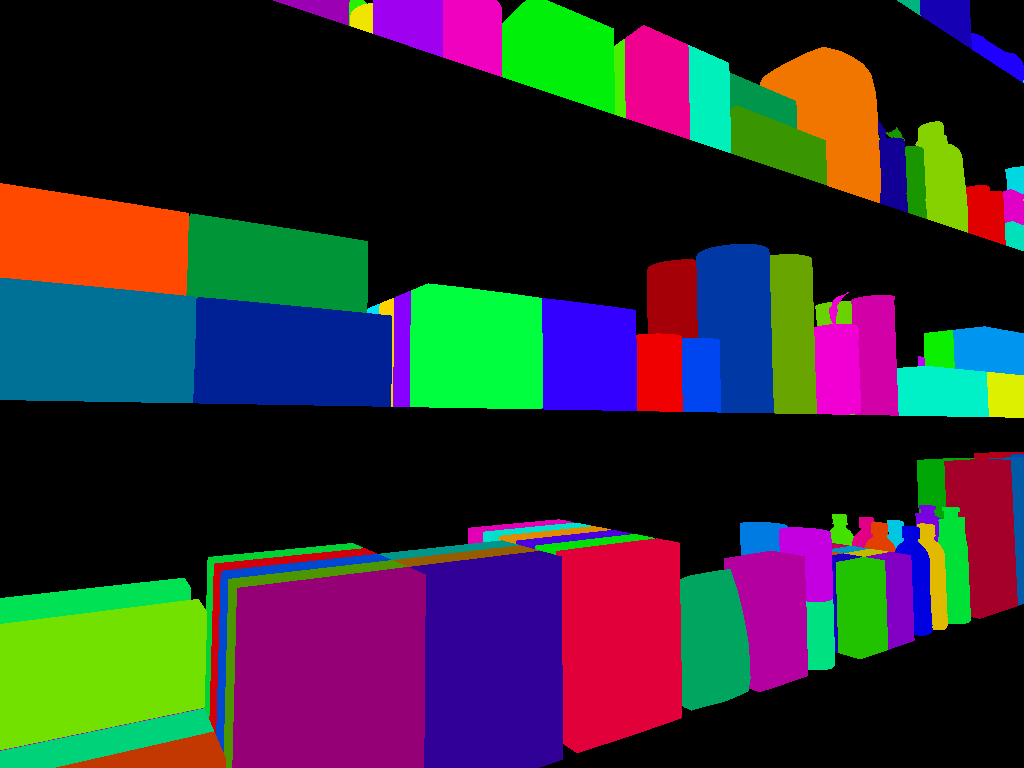
#> input picture examples/groceries/sequence.0/step0.camera.InstanceSegmentation.png, 1024 x 768 px, found by its file name
$ jupyter execute occlusion_tester.py.ipynb
#> lines starting #> are read from the running program, lines starting #| are printed output that depends on the picture
[cell 1]
import PIL.Image

path = '/mnt/d/PerceptionOutput/this_is_the_end/groceries/solo_7/sequence.0/step0.camera.InstanceSegmentation.png'

[cell 2]
img = PIL.Image.open(path)
#> img is the input picture: PIL image 1024x768 RGBA; mean R, G, B, A 48.8, 45.5, 49.7, 255
img.show()

[cell 3]
instances_to_color = {
    346: [0, 180, 127, 255],
    93: [41, 240, 0, 255],
    366: [
        156,
        0,
        180,
        255
    ],
    96: [
        240,
        229,
        0,
        255
    ],
    348: [
        22,
        0,
        180,
        255
    ],
    97: [
        159,
        0,
        240,
        255
    ],
    102: [
        240,
        0,
        191,
        255
    ],
    231: [
        0,
        210,
        191,
        255
    ],
    28: [
        31,
        0,
        255,
        255
    ],
    106: [
        0,
        240,
        9,
        255
    ],
    114: [
        72,
        240,
        0,
        255
    ],
    461: [
        0,
        150,
        75,
        255
    ],
    127: [
        22,
        240,
        0,
        255
    ],
    115: [
        240,
        0,
        142,
        255
    ],
    124: [
        0,
        240,
        188,
        255
    ],
    464: [
        57,
        150,
        0,
        255
    ],
    146: [
        0,
        216,
        225,
        255
    ],
    147: [
        225,
        168,
        0,
        255
    ],
    125: [
        240,
        118,
        0,
        255
    ],
    476: [
        18,
        0,
        150,
        255
    ],
    477: [
        26,
        150,
        0,
        255
    ],
    132: [
        225,
        0,
        197,
        255
    ],
    250: [
        133,
        210,
        0,
        255
    ],
    129: [
        225,
        0,
        0,
        255
    ],
    133: [
        0,
        225,
        187,
        255
    ],
    48: [
        255,
        73,
        0,
        255
    ],
    482: [
        0,
        150,
        56,
        255
    ],
    52: [
        0,
        225,
        255,
        255
    ],
    440: [
        165,
        0,
        8,
        255
    ],
    76: [
        190,
        0,
        240,
        255
    ],
    72: [
        10,
        240,
        0,
        255
    ],
    74: [
        0,
        150,
        240,
        255
    ],
    479: [
        0,
        113,
        150,
        255
    ],
    54: [
        136,
        0,
        255,
        255
    ],
    53: [
        255,
        211,
        0,
        255
    ],
    484: [
        0,
        32,
        150,
        255
    ],
    55: [
        0,
        255,
        62,
        255
    ],
    62: [
        51,
        0,
        255,
        255
    ],
    65: [
        240,
        0,
        0,
        255
    ],
    441: [
        0,
        56,
        165,
        255
    ],
    66: [
        0,
        70,
        240,
        255
    ],
    442: [
        104,
        165,
        0,
        255
    ],
    229: [
        106,
        210,
        0,
        255
    ],
    68: [
        240,
        0,
        210,
        255
    ],
    230: [
        210,
        0,
        167,
        255
    ],
    69: [
        0,
        240,
        200,
        255
    ],
    75: [
        220,
        240,
        0,
        255
    ],
    343: [
        0,
        76,
        180,
        255
    ],
    342: [
        180,
        0,
        23,
        255
    ],
    426: [
        0,
        165,
        6,
        255
    ],
    182: [
        120,
        0,
        225,
        255
    ],
    167: [
        0,
        225,
        205,
        255
    ],
    168: [
        225,
        139,
        0,
        255
    ],
    166: [
        225,
        0,
        179,
        255
    ],
    178: [
        67,
        225,
        0,
        255
    ],
    180: [
        0,
        198,
        225,
        255
    ],
    179: [
        225,
        0,
        133,
        255
    ],
    286: [
        195,
        0,
        90,
        255
    ],
    169: [
        74,
        0,
        225,
        255
    ],
    176: [
        225,
        64,
        0,
        255
    ],
    287: [
        0,
        147,
        195,
        255
    ],
    283: [
        195,
        81,
        0,
        255
    ],
    172: [
        0,
        123,
        225,
        255
    ],
    170: [
        0,
        225,
        8,
        255
    ],
    288: [
        195,
        186,
        0,
        255
    ],
    487: [
        0,
        150,
        137,
        255
    ],
    488: [
        150,
        93,
        0,
        255
    ],
    174: [
        196,
        0,
        225,
        255
    ],
    428: [
        0,
        90,
        165,
        255
    ],
    427: [
        165,
        0,
        42,
        255
    ],
    183: [
        0,
        225,
        55,
        255
    ],
    162: [
        0,
        225,
        83,
        255
    ],
    181: [
        225,
        186,
        0,
        255
    ],
    177: [
        0,
        1,
        225,
        255
    ],
    289: [
        129,
        0,
        195,
        255
    ],
    284: [
        24,
        0,
        195,
        255
    ],
    285: [
        33,
        195,
        0,
        255
    ],
    175: [
        0,
        225,
        130,
        255
    ],
    324: [
        180,
        0,
        158,
        255
    ],
    431: [
        0,
        165,
        95,
        255
    ],
    247: [
        0,
        210,
        51,
        255
    ],
    248: [
        210,
        0,
        10,
        255
    ],
    165: [
        114,
        225,
        0,
        255
    ],
    238: [
        183,
        0,
        210,
        255
    ],
    249: [
        0,
        72,
        210,
        255
    ],
    171: [
        225,
        0,
        57,
        255
    ],
    489: [
        49,
        0,
        150,
        255
    ],
    486: [
        150,
        0,
        119,
        255
    ],
    485: [
        76,
        150,
        0,
        255
    ],
    304: [
        195,
        56,
        0,
        255
    ],
    239: [
        0,
        210,
        121,
        255
    ],
}

[cell 4]
print(f'instances_to_color: {instances_to_color}')

[cell 5]
import numpy as np

[cell 6]
def _instances_to_palette(color_map):

    print(f'instances to palette')

    palette_data = np.full(256 * 3, 0, dtype=np.uint8)
    id_to_index_map = {}
    curr = 0

    if len(color_map) > 256:
        print(f"Occlusion heatmap only supports up to 256 unique instances, received: {len(color_map)}")
        return palette_data

    print(f'instances length: {len(color_map)}')

    for i in color_map:
        print(f'i: {i}')
        id_to_index_map[i] = curr
        idx = curr * 3
        print(f'idx: {idx}')
        print(f'color: {color_map[i][0:3]}')

        palette_data[idx: idx + 3] = color_map[i][0:3]
        curr += 1

    return palette_data, id_to_index_map

[cell 7]
pal_d, idx_to_id_map = _instances_to_palette(instances_to_color)

[cell 8]
print(f'pal_d: {pal_d}')
print(f'idx_to_id_map: {idx_to_id_map}')

[cell 9]
def _create_palettized_image(palette):
    p_img = PIL.Image.new('P', (16, 16))
#> p_img: PIL image 16x16 P; every value is 0
    p_img.putpalette(palette)
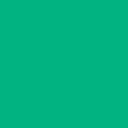
#> p_img: PIL image 16x16 P (shown 8 times larger); mean R, G, B 0, 180, 127
    return p_img

[cell 10]
pal_img = _create_palettized_image(pal_d)

[cell 11]
img.load()
pal_img.load()
new_img = img.im.convert("P", 0, pal_img.im)
np_new_img = np.asarray(new_img)

[cell 12]
print(f'np_new_img: {np_new_img}')

[cell 13]
oc_ann = {
         283:  0.005178843,
         28:  0.210799262,
         284:  0.102100737,
         285:  0.999723136,
         286:  0.015165926,
         287:  0.04215207,
         288:  0.04687156,
         289:  0.566509664,
         48:  0.6269879,
         304:  0.06978892,
         52:  0.00715732668,
         53:  0.0280108359,
         54:  0.127627417,
         55:  0.991984844,
         62:  0.8134611,
         65:  0.7692898,
         66:  0.6657185,
         324:  0.7939048,
         68:  0.931654453,
         69:  0.9439975,
         72:  0.309775442,
         74:  0.8017363,
         75:  0.4283511,
         76:  0.042023018,
         342:  0.029729547,
         343:  0.004654897,
         346:  0.012586562,
         348:  0.133865431,
         93:  0.025506286,
         96:  0.0701591447,
         97:  0.37243697,
         102:  0.5147351,
         106:  0.677059233,
         366:  0.04538129,
         114:  0.109687321,
         115:  0.7986545,
         124:  0.552448452,
         125:  0.51052314,
         127:  0.000287397153,
         129:  0.580412,
         132:  0.684876442,
         133:  0.5059819,
         146:  0.4678471,
         147:  0.00222374,
         162:  0.181367278,
         165:  0.674053967,
         166:  0.0437741056,
         167:  0.0397283,
         168:  0.0377001,
         169:  0.0397088379,
         170:  0.04197056,
         426:  0.15883556,
         427:  0.7974453,
         171:  0.950694442,
         172:  0.3836002,
         428:  0.16492933,
         174:  0.69872123,
         431:  0.8485366,
         175:  0.450562447,
         176:  0.191374019,
         177:  0.5990944,
         178:  0.21944353,
         179:  0.160305738,
         180:  0.123589069,
         181:  0.5088676,
         182:  0.143353045,
         183:  0.832511365,
         440:  0.359176666,
         441:  0.851495445,
         442:  0.5862526,
         461:  0.302459836,
         464:  0.6848602,
         476:  0.472375363,
         477:  0.359033555,
         479:  0.7319813,
         482:  0.7583598,
         484:  0.9436365,
         485:  0.0756277,
         229:  0.142810225,
         486:  0.7754849,
         230:  0.8907493,
         231:  0.0007820539,
         487:  0.0366227143,
         488:  0.039202854,
         489:  0.843029141,
         238:  0.00301380572,
         239:  0.126872182,
         247:  0.0588812456,
         248:  0.0659720153,
         249:  0.070259355,
         250:  0.5053561
    }

[cell 14]
print(f'oc_ann: {oc_ann}')

[cell 15]
def _get_occlusion_map(occlusion_map, id_to_index_map):
    the_oc = np.zeros(len(occlusion_map) + 1, dtype=float)

    for oc in occlusion_map:
        print(f'oc: {oc}')
        idx = id_to_index_map[oc]
        print(f'idx: {idx}')
        the_oc[idx] = occlusion_map[oc]

    # [4 lines of commented-out code are left out]

    print(f'occlusion map: {occlusion_map}')

    return the_oc

[cell 16]
from IPython.display import display
print(f'oc_ann length: {len(oc_ann)}')
print(f'idx_to_id_map length: {len(idx_to_id_map)}')
display(oc_ann)
display(idx_to_id_map)

[cell 17]
the_oc = _get_occlusion_map(oc_ann, idx_to_id_map)

print(f'the oc: {the_oc}')

[cell 18]
#heatmap = np.choose(np_new_img, the_oc)
display(the_oc)

[cell 19]
display(np_new_img)

[cell 20]
heatmap = the_oc[np_new_img]

[cell 21]
print(heatmap)

[cell 22]
heatmap = heatmap.reshape(768, 1024)
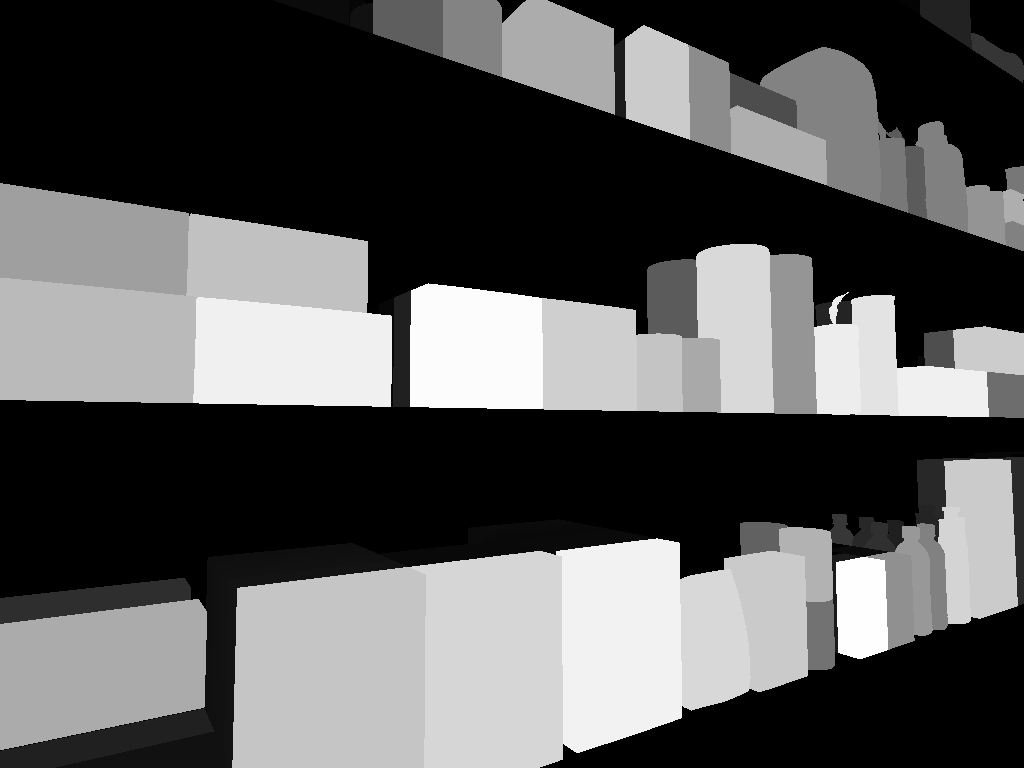
#> heatmap: shape (768, 1024) float64; min 0, max 1, mean 0.349

[cell 23]
import matplotlib.pyplot as plt

plt.imshow(heatmap, cmap='Reds')
#> (this line was passed over: IPython is not available in this run)

$ run again, with examples/groceries/sequence.0/step0.camera.SemanticSegmentation.png copied over examples/groceries/sequence.0/step0.camera.InstanceSegmentation.png
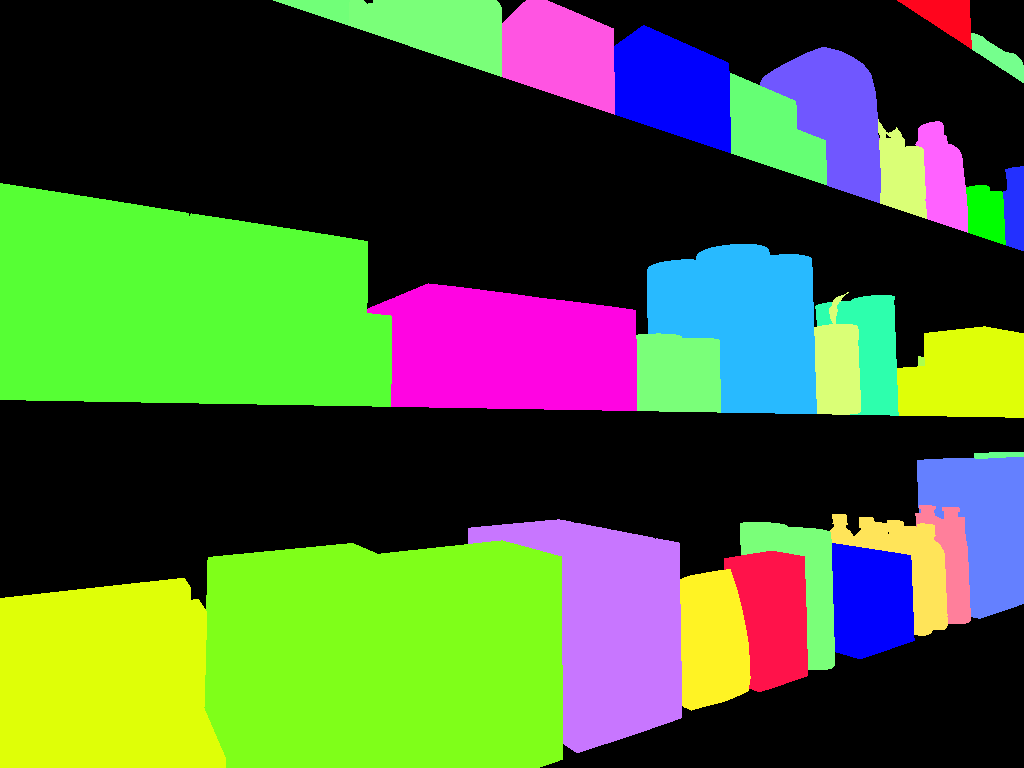
#> input picture examples/groceries/sequence.0/step0.camera.SemanticSegmentation.png, 1024 x 768 px, found by its file name
#> img is the input picture: PIL image 1024x768 RGBA; mean R, G, B, A 73.7, 96.8, 58.1, 255
#> `heatmap = heatmap.reshape(768, 1024)`:
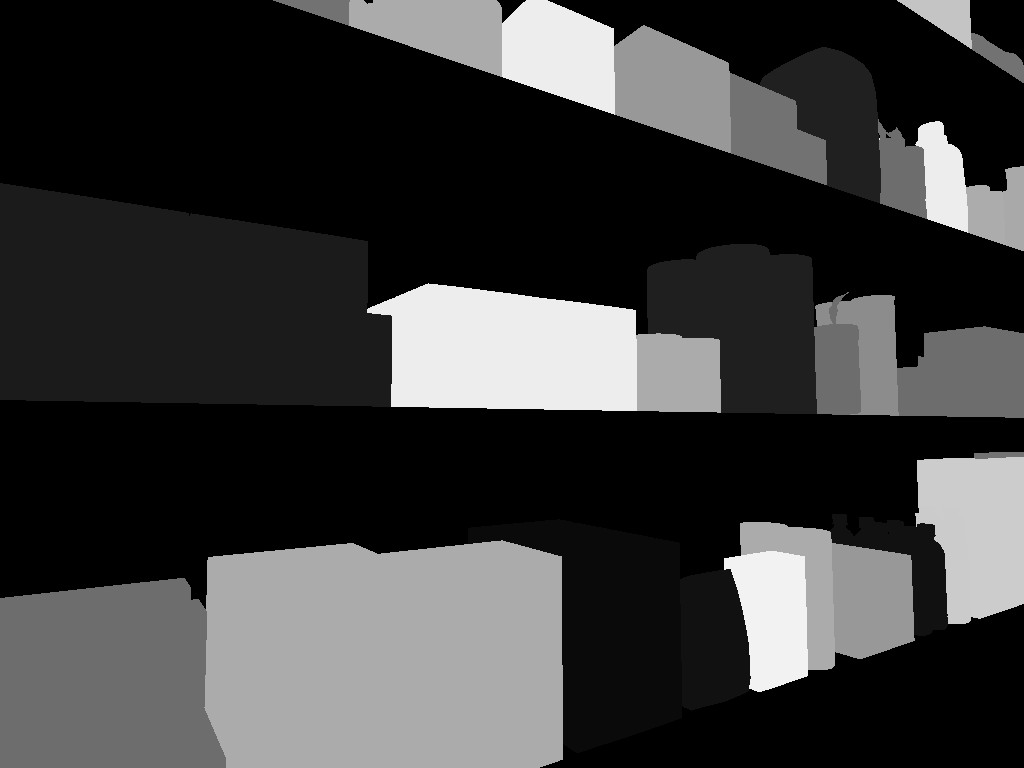
#> heatmap: shape (768, 1024) float64; min 0, max 0.951, mean 0.233
